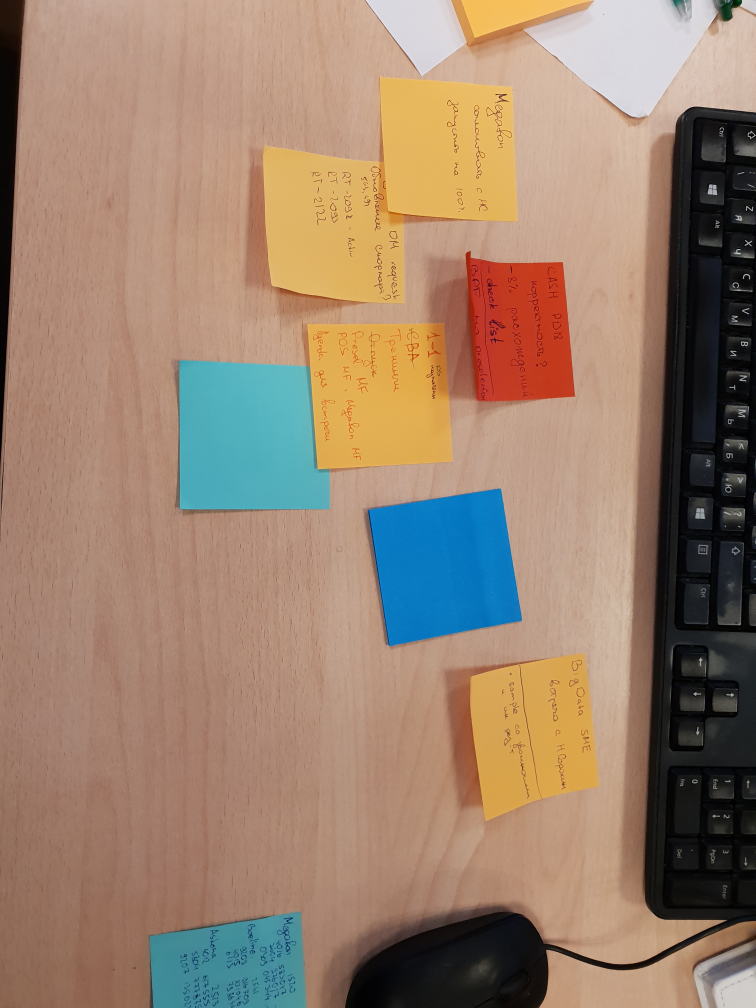
#> input picture test01/sample.jpg, 3024 x 4032 px (shown at 1/4 size)
$ jupyter execute ManualTest.ipynb   (shell and % lines are left out)
#> lines starting #> are read from the running program, lines starting #| are printed output that depends on the picture
[cell 1]
import numpy as np
import matplotlib.pyplot as plt
import cv2
import json
import os, os.path
import pickle

[cell 2]
src = cv2.imread('sample.jpg')
#> src is the input picture: shape (4032, 3024, 3); mean B, G, R 110.1, 130, 154.9
src = cv2.cvtColor(src, cv2.COLOR_BGR2RGB)
src = cv2.resize(src, dsize=(480, 640))
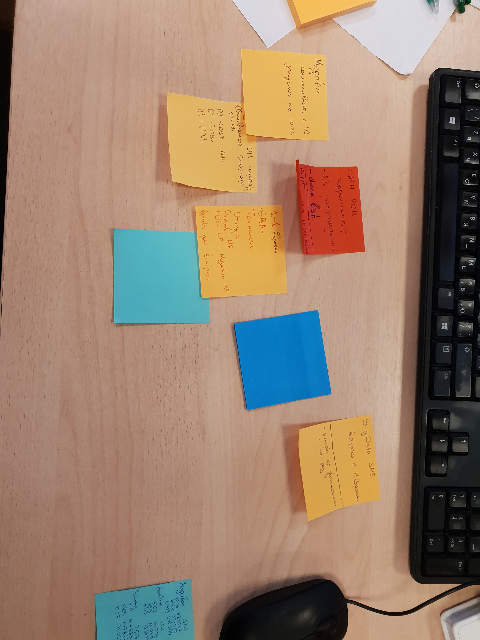
#> src: shape (640, 480, 3); mean R, G, B 154.8, 129.9, 110

[cell 3]
plt.imshow(src)
plt.show()

[cell 4]
def calc_cmap_grad(mat):
    dx = mat[1:,1:]*1.0-mat[1:,:-1]*1.0
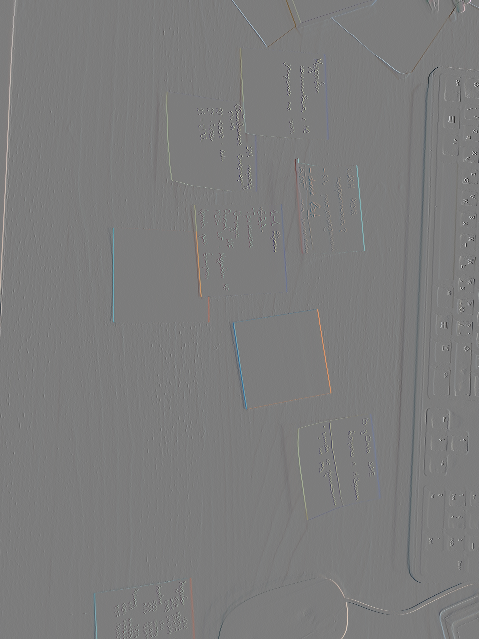
#> dx: shape (639, 479, 3) float64; mean R, G, B -0.1, 0, 0; drawn with min black and max white
    dy = mat[1:,1:]*1.0-mat[:-1,1:]*1.0
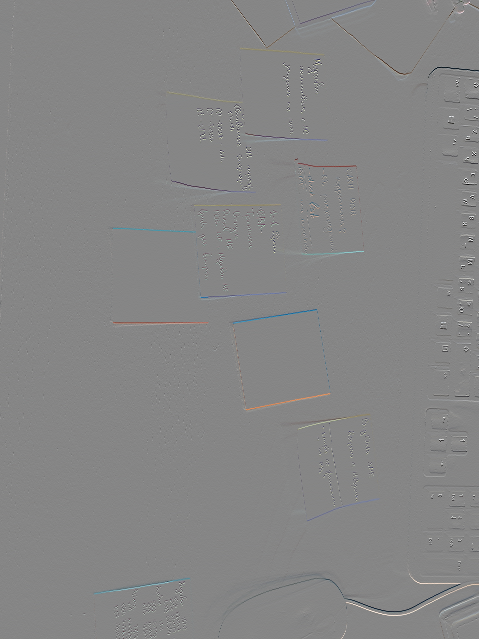
#> dy: shape (639, 479, 3) float64; mean R, G, B -0.1, -0.1, -0.1; drawn with min black and max white
    return dx, dy

def convert_grad_len_angle(dx, dy):
    glen = np.sqrt(dx * dx + dy * dy)
    gphi = np.arctan2(dy, dx)
    return glen, gphi

def filter_grads(g1, g2, min_v1=0, max_v1=np.inf):
    inds = (g1 >= min_v1) & (g1 < max_v1)
    return g1[inds], g2[inds]

def make_phi_buckets(num):
    phi_splits = np.hstack([-np.inf, np.linspace(-np.pi, np.pi, num + 1)[1:-1], np.inf])
    return list(zip(phi_splits[:-1], phi_splits[1:]))

def stat_grads(glen, gphi, min_len=0, max_len=np.inf, phi_buckets=[]):
    tlen, tphi = filter_grads(glen, gphi, min_len, max_len)
    phis = tphi.reshape(-1,1)
    return [len([phi for phi in phis if phi >= phi1 and phi < phi2]) for (phi1, phi2) in phi_buckets]

[cell 5]
def calc_feature_def(mat1, mat2):
    m1 = np.mean(mat1, axis=(0,1))
    m2 = np.mean(mat2, axis=(0,1))
    s1 = np.std(mat1, axis=(0,1))
    s2 = np.std(mat2, axis=(0,1))

    ss1 = np.dot(s1, s1)
    ss2 = np.dot(s2, s2)
    d2 = np.dot(m1-m2,m1-m2)
    return np.sqrt(d2 / (ss1 + ss2))

def calc_feature_hor(mat):
    mid = mat.shape[0] >> 1
    return calc_feature_def(mat[:mid], mat[mid:])

def calc_feature_ver(mat):
    mid = mat.shape[0] >> 1
    return calc_feature_def(mat[:,:mid], mat[:,mid:])

[cell 6]
def calc_diff(a, b):
    return np.sqrt(np.dot(a-b, a-b))

# [49 lines left out: function calc_feature4, not called in this run]

[cell 7]
t1, t2 = calc_cmap_grad(src)

[cell 8]
tmp = src.astype(float) / 255.0
mns = (tmp[1:,1:]+tmp[1:,:-1]+tmp[:-1,1:]+tmp[:-1,:-1]) / 4
sts0 = (tmp[1:,1:]-mns)**2+(tmp[1:,:-1]-mns)**2+(tmp[:-1,1:]-mns)**2+(tmp[:-1,:-1]-mns)**2
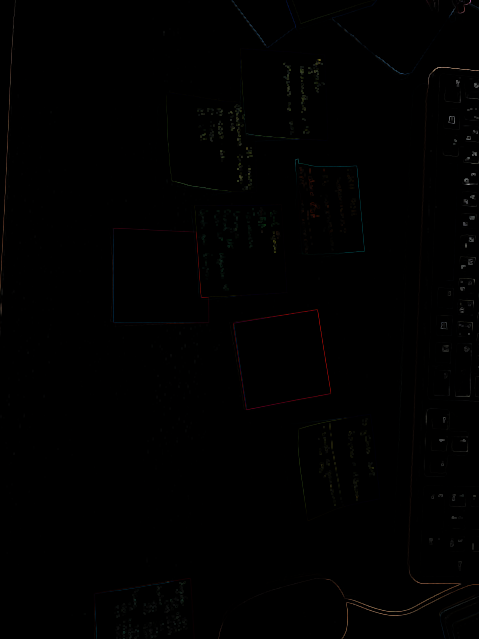
#> sts0: shape (639, 479, 3) float64; mean R, G, B 0.00343, 0.00314, 0.00274
sts1 = np.sqrt(sts0[:,:,0]+sts0[:,:,1]+sts0[:,:,2])/3

[cell 9]
mns.dtype

[cell 10]
plt.imshow(sts1)
plt.show()

[cell 11]
tl, tphi = convert_grad_len_angle(t1, t2)
#> in convert_grad_len_angle, `glen = np.sqrt(dx * dx + dy * dy)`:
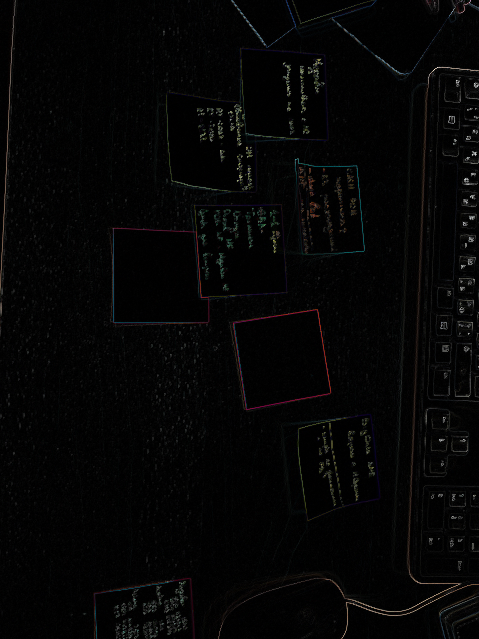
#> glen: shape (639, 479, 3) float64; mean R, G, B 6.5, 6.5, 6.4; drawn with min black and max white
#> in convert_grad_len_angle, `gphi = np.arctan2(dy, dx)`:
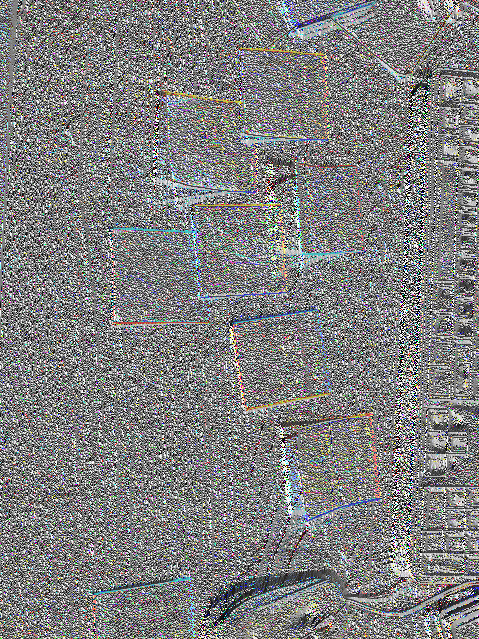
#> gphi: shape (639, 479, 3) float64; mean R, G, B 0.000416, 0.00459, 0.0112; drawn with min black and max white

[cell 12]
phi_buckets = make_phi_buckets(16)
stat_grads(tl[224:234, 109:119], tphi[224:234, 109:119], min_len=20, phi_buckets=phi_buckets)
#> in stat_grads, `tlen, tphi = filter_grads(glen, gphi, min_len, max_len)`: tlen = 49 values, max 104 at index 27, min 20.02 at index 40, mean 49.97; tphi = 49 values, max 3.13 at index 41, min -3.12 at index 31, mean -0.0192
#> in stat_grads, `phis = tphi.reshape(-1,1)`: phis has the same summary as tphi
#> Out = [2, 0, 6, 7, 5, 0, 0, 2, 8, 2, 0, 6, 4, 0, 1, 6]

[cell 13]
plt.imshow(src[224:234, 109:119])
plt.show()
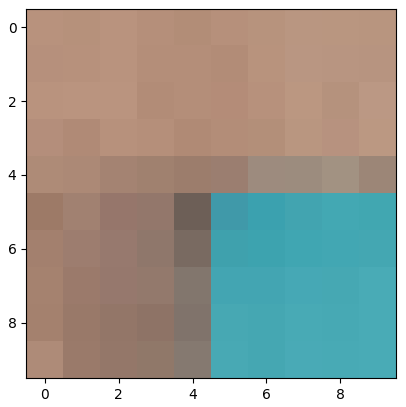
#> figure drawn by matplotlib, 1 panel

[cell 14]
plt.imshow(src[226:232, 114:119])
plt.show()
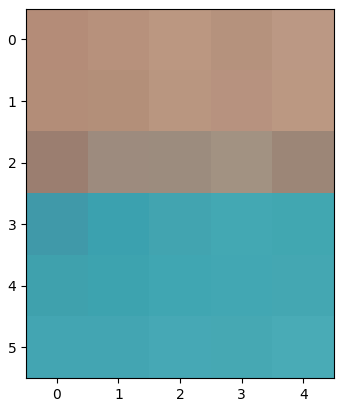
#> figure drawn by matplotlib, 1 panel

[cell 15]
max_y = src.shape[0] - 8
#> max_y = 632
max_x = src.shape[1] - 8
#> max_x = 472

ny = int(max_y/2)
#> ny = 316
nx = int(max_x/2)
#> nx = 236
res = np.zeros(shape=[ny, nx,2])
#print(res.shape)
for y in range(0, max_y, 2):
    for x in range(0, max_x, 2):
        f1 = calc_feature_hor(src[y:(y+8), x:(x+8)])
        f2 = calc_feature_ver(src[y:(y+8), x:(x+8)])
        iy = int(y/2)
        ix = int(x/2)
        res[iy,ix,:] = np.array([f1, f2])
        # [4 lines of commented-out code are left out]
